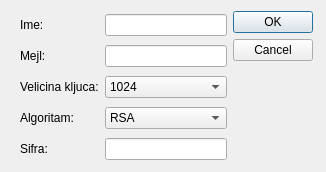
<?xml version="1.0" encoding="UTF-8"?>
<ui version="4.0">
 <class>GenerisiKljucDialog</class>
 <widget class="QDialog" name="GenerisiKljucDialog">
  <property name="geometry">
   <rect>
    <x>0</x>
    <y>0</y>
    <width>326</width>
    <height>172</height>
   </rect>
  </property>
  <property name="windowTitle">
   <string>Generisi kljuc</string>
  </property>
  <widget class="QWidget" name="layoutWidget">
   <property name="geometry">
    <rect>
     <x>20</x>
     <y>11</y>
     <width>293</width>
     <height>154</height>
    </rect>
   </property>
   <layout class="QHBoxLayout" name="horizontalLayout">
    <item>
     <layout class="QGridLayout" name="gridLayout">
      <item row="2" column="0">
       <widget class="QLabel" name="label_3">
        <property name="text">
         <string>Velicina kljuca:</string>
        </property>
       </widget>
      </item>
      <item row="4" column="1">
       <widget class="QLineEdit" name="lineSifra"/>
      </item>
      <item row="0" column="0">
       <widget class="QLabel" name="label">
        <property name="text">
         <string>Ime:</string>
        </property>
       </widget>
      </item>
      <item row="4" column="0">
       <widget class="QLabel" name="label_5">
        <property name="text">
         <string>Sifra:</string>
        </property>
       </widget>
      </item>
      <item row="2" column="1">
       <widget class="QComboBox" name="cbVelicinaKljuca">
        <item>
         <property name="text">
          <string>1024</string>
         </property>
        </item>
        <item>
         <property name="text">
          <string>2048</string>
         </property>
        </item>
       </widget>
      </item>
      <item row="1" column="0">
       <widget class="QLabel" name="label_2">
        <property name="text">
         <string>Mejl:</string>
        </property>
       </widget>
      </item>
      <item row="1" column="1">
       <widget class="QLineEdit" name="lineMejl"/>
      </item>
      <item row="3" column="1">
       <widget class="QComboBox" name="cbAlgoritam">
        <item>
         <property name="text">
          <string>RSA</string>
         </property>
        </item>
        <item>
         <property name="text">
          <string>DSA/El Gamal</string>
         </property>
        </item>
       </widget>
      </item>
      <item row="0" column="1">
       <widget class="QLineEdit" name="lineIme"/>
      </item>
      <item row="3" column="0">
       <widget class="QLabel" name="label_4">
        <property name="text">
         <string>Algoritam:</string>
        </property>
       </widget>
      </item>
     </layout>
    </item>
    <item>
     <widget class="QDialogButtonBox" name="buttonBox">
      <property name="orientation">
       <enum>Qt::Vertical</enum>
      </property>
      <property name="standardButtons">
       <set>QDialogButtonBox::Cancel|QDialogButtonBox::Ok</set>
      </property>
     </widget>
    </item>
   </layout>
  </widget>
 </widget>
 <resources/>
 <connections/>
</ui>
